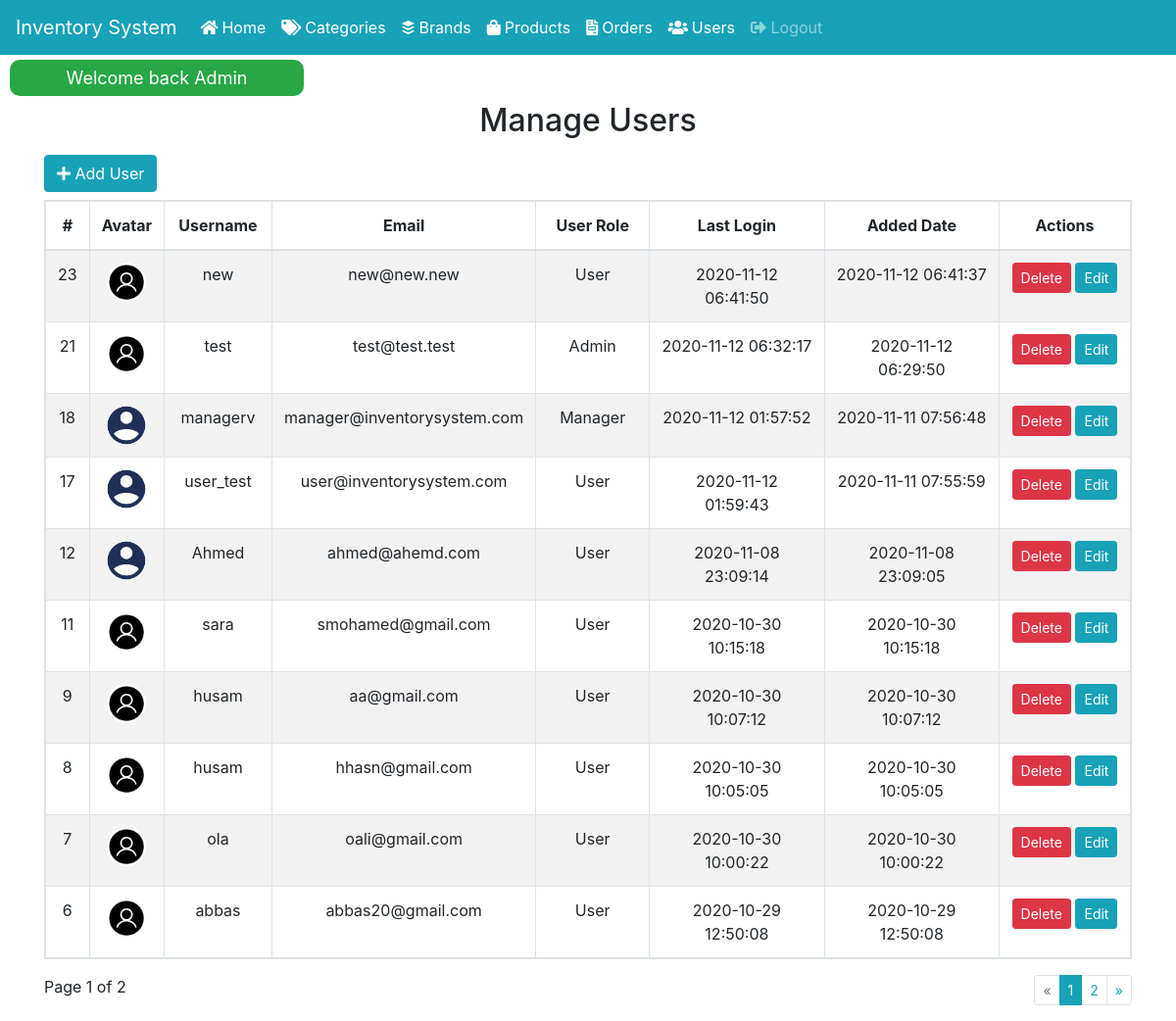
The page /manage_users.php (signed in) on the database its author committed.
### tables this page shows
CREATE TABLE `users` (
  `id` int(11) NOT NULL,
  `user_name` varchar(255) NOT NULL,
  `user_email` varchar(255) NOT NULL,
  `user_password` varchar(255) NOT NULL,
  `user_type` enum('Admin','Manager','User') NOT NULL DEFAULT 'User',
  `user_last_login` datetime NOT NULL DEFAULT current_timestamp(),
  `user_notes` varchar(255) NOT NULL,
  `avatar` varchar(255) DEFAULT NULL,
  `created_at` datetime NOT NULL DEFAULT current_timestamp()
);

### includes/config/app.php (called while the page is built)
<?php
$config = [
    'app_name' => 'Inventory System',
    'app_url' => 'http://localhost/inventory-system/',
    'admin_email' => 'admin@.com',
    'root_dir'      => $_SERVER['DOCUMENT_ROOT'].DIRECTORY_SEPARATOR.'inventory-system/',
];

### manage_users.php (the view, shortened to what this page needs)
<?php
require_once 'includes/templates/header.php';
require_once 'includes/classes/Database.php';
$getAllWithPagination = new Database();
$table = 'users';
$sql ='SELECT * FROM users ORDER BY id DESC';
$pagination = $getAllWithPagination->getAllResultWithPagination('manage_users',$table, $sql); ?>
<div class="container my-5 manage-categories">
    <h2 class="text-center mt-5 mb-3">Manage Users</h2>
    <a href="#!" class="btn btn-info mb-2"  data-toggle="modal" data-target="#add_user"><i class="fas fa-plus"></i>&nbsp;Add User</a>
    <table class="table table-striped table-hover table-bordered text-center table-responsive">
        <thead>
        <tr>
            <th>#</th>
            <th>Avatar</th>
            <th style="width: 110px !important; min-width: 110px !important;">Username</th>
            <th style="width: 261px !important; min-width: 110px !important;">Email</th>
            <th style="min-width: 116px !important;">User Role</th>
            <th style="min-width: 116px !important;">Last Login</th>
            <th style="min-width: 116px !important;">Added Date</th>
            <th style="min-width: 134px !important;">Actions</th>
        </tr>
        </thead>
        <tbody>
        <?php foreach ($pagination['sql_result'] as $r):?>
            <tr>
                <td><?php echo $r['id']?></td>
                <td><img class="rounded-circle" style="width: 40px !important;" src="
                <?php
                    if (empty($r['avatar'])){
                        echo $config['app_url'] .'layout/images/user.png';
                    }else {
                        echo $config['app_url'] .$r['avatar'];
                    }
                    ?>
                " alt="user"></td>
                <td><?php echo $r['user_name']?></td>
                <td><?php echo $r['user_email']?></td>
                <td><?php echo $r['user_type']?></td>
                <td><?php echo $r['user_last_login']?></td>
                <td><?php echo $r['created_at']?></td>
                <td>
                    <button class="btn btn-sm btn-danger delete-user" data-uid="<?php echo $r['id']?>">Delete</button>
                    <button class="btn btn-sm btn-info edit-user" data-toggle="modal" data-target="#edit_user" data-uid="<?php echo $r['id']?>">Edit</button>
                </td>
            </tr>
        <?php endforeach;?>
        </tbody>
    </table>
    <div class="float-left">
        Page <?php echo $pagination['page']?> of <?php echo $pagination['total_pages']?>
    </div>
    <div class="float-right">
        <nav aria-label="Page navigation example">
            <ul class="pagination pagination-sm">
                <?php echo $pagination['pagination']?>
            </ul>
        </nav>
    </div>
</div>
<?php require_once 'includes/templates/footer.php'?>

### includes/templates/header.php (shortened to what this page needs)
<?php
require_once __DIR__.'/../config/app.php'
?>
<!DOCTYPE html>
<html dir="ltr">
<head>
    <link rel="stylesheet" href="https://cdnjs.cloudflare.com/ajax/libs/font-awesome/5.14.0/css/all.min.css" />
    <link rel="stylesheet" href="https://cdn.jsdelivr.net/npm/bootstrap@4.5.3/dist/css/bootstrap.min.css">
    <link href="<?php echo $config['app_url']?>layout/css/main.css" rel="stylesheet" />
</head>
<body>
<nav class="navbar navbar-expand-lg navbar-dark bg-info">
    <a class="navbar-brand" href="<?php echo $config['app_url']?>dashboard">Inventory System</a>
    <div class="collapse navbar-collapse" id="navbarNav">
        <ul class="navbar-nav">
            <?php if (isset($_SESSION['user_id'])){?>
            <li class="nav-item active">
                <a class="nav-link" href="<?php echo $config['app_url']?>dashboard"><i class="fas fa-home">&nbsp;</i>Home</a>
            </li>
            <?php if ($_SESSION['user_role'] == 'Admin' || $_SESSION['user_role'] == 'Manager'){  ?>
            <li class="nav-item active">
                <a class="nav-link" href="<?php echo $config['app_url']?>manage_categories"><i class="fas fa-tags">&nbsp;</i>Categories</a>
            </li>
            <li class="nav-item active">
                <a class="nav-link" href="<?php echo $config['app_url']?>manage_brands"><i class="fab fa-buffer">&nbsp;</i>Brands</a>
            </li>
            <li class="nav-item active">
                <a class="nav-link" href="<?php echo $config['app_url']?>manage_products"><i class="fas fa-shopping-bag">&nbsp;</i>Products</a>
            </li>
            <?php } ?>
            <li class="nav-item active">
                <a class="nav-link" href="<?php echo $config['app_url']?>manage_orders"><i class="fas fa-file-invoice">&nbsp;</i>Orders</a>
            </li>
            <?php if ($_SESSION['user_role'] == 'Admin'){  ?>
            <li class="nav-item active">
                <a class="nav-link" href="<?php echo $config['app_url']?>manage_users"><i class="fas fa-users">&nbsp;</i>Users</a>
            </li>
            <?php } ?>
            <li class="nav-item">
                <a class="nav-link" href="<?php echo $config['app_url']?>logout"><i class="fas fa-sign-out-alt"></i>&nbsp;Logout</a>
            </li>
            <?php } ?>
        </ul>
    </div>
</nav>
<?php if (isset($_SESSION['notify_message'])) {?>
    <div class="notify-message">
        <?php echo $_SESSION['notify_message'];?>
    </div>
<?php }
unset($_SESSION['notify_message']); ?>

### includes/classes/Database.php (shortened to what this page needs)
<?php
class Database {
    private $mysqli;
    public function __construct(){
        $this->mysqli = new mysqli(
            DB_HOST,
            DB_USER,
            DB_PASS,
            DB_NAME
        );
    }
    public function getAllResultWithPagination($pageName, $table, $sql, $limit = 10, $linksAfterAndBefore = 5){
        $statCount = $this->mysqli->query("SELECT COUNT(*) as total FROM $table");
        $resultCount = $statCount->fetch_assoc();
        $total = $resultCount['total'];
        $totalPages = ceil($total / $limit);
        $page = isset($_GET['pagno']) && is_numeric($_GET['pagno']) && $_GET['pagno'] <= $totalPages && $_GET['pagno'] > 1 ? abs($_GET['pagno']) : 1;
        $start = ($page - 1) * $limit;
        $stat = $this->mysqli->query("$sql LIMIT $start, $limit");
        $result = $stat->fetch_all(MYSQLI_ASSOC);
        $nextPage = $page + 1;
        $prevPage = $page - 1;
        if ($prevPage < 1) {
            $prevPage = 0;
        }
        $pagination = '';
        $pagination .= '<li class="page-item ';
        if ($prevPage == 0) {
            $pagination .= 'disabled';
        }
        $pagination .= '"><a class="page-link" href="'.$pageName.'?pagno=' . $prevPage . '"><span>&laquo;</span></a> ';
        $pagination .= '</li>';
        for ($i = $page - $linksAfterAndBefore; $i <= $page; $i++) {
            if ($i > 0) {
                $pagination .= '<li class="page-item ';
                if ($i == $page) {
                    $pagination .= 'active';
                };
                $pagination .= '"><a class="page-link" href="'.$pageName.'?pagno=' . $i . '">' . $i . '</a></li>';
            }
        }
        for ($i = $page + 1; $i <= $page + $linksAfterAndBefore; $i++){
            if ($i > $totalPages - 1) {
                break;
            }
            $pagination .= '<li class="page-item ';
            $pagination .= '"><a class="page-link" href="'.$pageName.'?pagno=' . $i . '">' . $i . '</a></li>';
        }
        if ($page != $totalPages ){
            $pagination .= '<li class="page-item">
                                <a class="page-link" href="'.$pageName.'?pagno='.$totalPages.'">
                                    <span aria-hidden="true">'.$totalPages.'</span>
                                </a>
                            </li>';
        }
        $pagination .= '<li class="page-item ';
        $pagination .= '"><a class="page-link" href="'.$pageName.'?pagno='.$nextPage.'">
                                &raquo;
                            </a>
                        </li>';
        return [
            'sql_result' => $result,
            'page'       => $page,
            'total_pages' => $totalPages,
            'pagination' => $pagination
        ];
    }
}

### includes/templates/footer.php (shortened to what this page needs)
</body>

### layout/css/main.css (style rules this page uses)
.page-item.active .page-link { z-index: 3; color: #fff; background-color: #17a2b8; border-color: #17a2b8; }
.page-link { color: #17a2b8; }
.notify-message { padding: 5px; border-radius: 10px; background-color: #28a745; color: #FFFFFF; font-size: 18px; width: 300px; text-align: center; position: fixed; top: 61px; left: -300px; z-index: 9999; }

### rows shown on the page
users: id "23", user_name "new", user_email "new@new.new", user_type "User", user_last_login "2020-11-12 06:41:50", created_at "2020-11-12 06:41:37"
users: id "21", user_name "test", user_email "test@test.test", user_type "Admin", user_last_login "2020-11-12 06:32:17", created_at "2020-11-12 06:29:50"
users: id "18", avatar (picture), user_name "managerv", user_email "manager@inventorysystem.com", user_type "Manager", user_last_login "2020-11-12 01:57:52", created_at "2020-11-11 07:56:48"
users: id "17", avatar (picture), user_name "user_test", user_email "user@inventorysystem.com", user_type "User", user_last_login "2020-11-12 01:59:43", created_at "2020-11-11 07:55:59"
users: id "12", avatar (picture), user_name "Ahmed", user_email "ahmed@ahemd.com", user_type "User", user_last_login "2020-11-08 23:09:14", created_at "2020-11-08 23:09:05"
users: id "11", user_name "sara", user_email "smohamed@gmail.com", user_type "User", user_last_login "2020-10-30 10:15:18", created_at "2020-10-30 10:15:18"
users: id "9", user_name "husam", user_email "aa@gmail.com", user_type "User", user_last_login "2020-10-30 10:07:12", created_at "2020-10-30 10:07:12"
users: id "8", user_name "husam", user_email "hhasn@gmail.com", user_type "User", user_last_login "2020-10-30 10:05:05", created_at "2020-10-30 10:05:05"
users: id "7", user_name "ola", user_email "oali@gmail.com", user_type "User", user_last_login "2020-10-30 10:00:22", created_at "2020-10-30 10:00:22"
users: id "6", user_name "abbas", user_email "abbas20@gmail.com", user_type "User", user_last_login "2020-10-29 12:50:08", created_at "2020-10-29 12:50:08"

### other values the page prints
$_SESSION['notify_message'] "Welcome back Admin"
$pagination['page'] "1"
$pagination['total_pages'] "2"
$totalPages "2"
